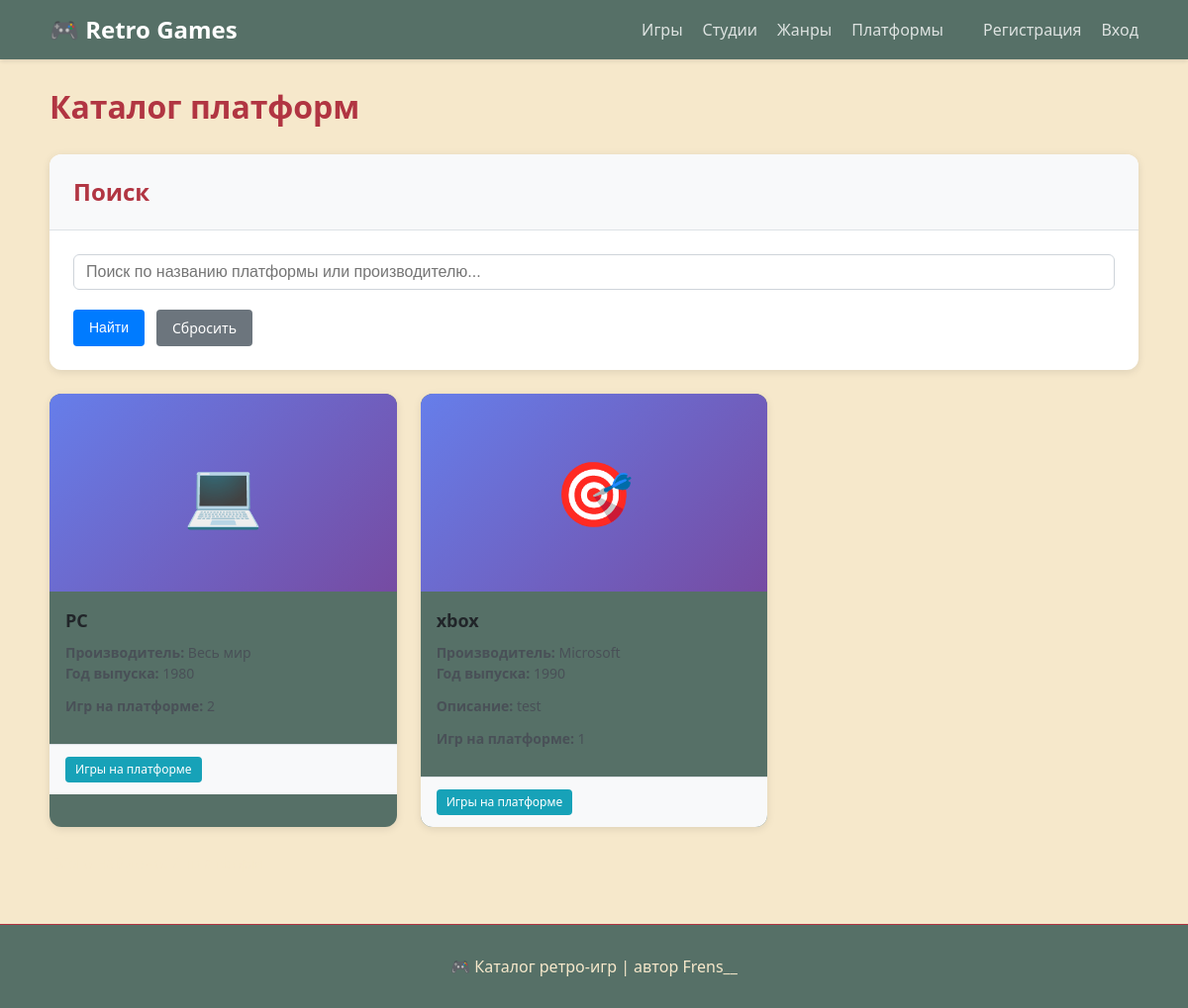
Screenshot of /platforms/ with the database file from the repository.
### games/models.py (models this page shows, shortened)
class Platform(models.Model):
    name = models.CharField(
        max_length=100,
        verbose_name="Название платформы",
        unique=True
    )
    manufacturer = models.CharField(
        max_length=150,
        verbose_name="Производитель",
        blank=True
    )
    release_year = models.IntegerField(
        verbose_name="Год выпуска платформы",
        null=True,
        blank=True,
        validators=[
            MinValueValidator(1970),
            MaxValueValidator(datetime.now().year)
        ]
    )
    description = models.TextField(
        verbose_name="Описание платформы",
        blank=True
    )
    class Meta:
        verbose_name = "Платформа"
        verbose_name_plural = "Платформы"
        ordering = ['name']

### games/views.py (the view)
# urls.py: path('platforms/', views.platform_list, name='platform_list'),
def platform_list(request):
    platforms = Platform.objects.prefetch_related('games').all()
    query = request.GET.get('q')
    if query:
        platforms = platforms.filter(
            Q(name__icontains=query) |
            Q(manufacturer__icontains=query)
        )
    return render(request, 'games/platform_list.html', {'platforms': platforms})

### games/templates/games/platform_list.html (shortened to what this page needs)
{% extends 'games/base.html' %}
{% block content %}
<h1>Каталог платформ</h1>
<div class="form-card">
    <div class="form-card-header">
        <h3>Поиск</h3>
    </div>
    <div class="form-card-body">
        <form method="get">
            <div class="form-group">
                <input type="text" name="q" class="form-control"
                 placeholder="Поиск по названию платформы или производителю..."
                 value="{{ request.GET.q }}">
            </div>
            <div class="form-actions" style="margin-top: 0; border-top: none; padding-top: 0;">
                <button type="submit" class="btn btn-primary">Найти</button>
                <a href="{% url 'games:platform_list' %}" class="btn btn-secondary">Сбросить</a>
            </div>
        </form>
    </div>
</div>
<div class="games-grid">
    {% for platform in platforms %}
        <div class="game-card">
            <div class="game-card-image" style="background: linear-gradient(135deg, #667eea 0%, #764ba2 100%); display: flex; align-items: center; justify-content: center;">
                <span style="font-size: 64px;">
                    {% if 'playstation' in platform.name|lower %}
                        🎮
                    {% elif 'xbox' in platform.name|lower %}
                        🎯
                    {% elif 'nintendo' in platform.name|lower %}
                        ⭐
                    {% elif 'pc' in platform.name|lower or 'windows' in platform.name|lower %}
                        💻
                    {% elif 'sega' in platform.name|lower %}
                        🦔
                    {% else %}
                        🕹️
                    {% endif %}
                </span>
            </div>
            <div class="game-card-body">
                <h5 class="game-card-title">{{ platform.name }}</h5>
                <p class="game-card-text">
                    <strong>Производитель:</strong> {{ platform.manufacturer|default:"Не указан" }}<br>
                    <strong>Год выпуска:</strong> {{ platform.release_year|default:"Не указан" }}<br>
                </p>
                {% if platform.description %}
                    <p class="game-card-text">
                        <strong>Описание:</strong> {{ platform.description|truncatechars:100 }}
                    </p>
                {% endif %}
                <p class="game-card-text">
                    <strong>Игр на платформе:</strong> {{ platform.games.count }}
                </p>
            </div>
            <div class="game-card-footer">
                <a href="{% url 'games:game_list' %}?platform={{ platform.id }}" class="btn btn-info btn-sm">Игры на платформе</a>
            </div>
        </div>
    {% empty %}
        <div class="alert alert-info">Платформы не найдены</div>
    {% endfor %}
</div>
<p class="text-muted">Всего найдено: {{ platforms|length }} платформ</p>
{% endblock %}

### static/css/base.css (style rules this page uses)
:root { --phone_window: #F6E8CB; --card_element: #567067; --white_blue: #c5dfdf; --yellow: #F6E8CB; --pulrple: #a71666; --orandge: #ec6a52; --pastel_orange: #f3b7ad; --error: #b13542; }
* { margin: 0; padding: 0; box-sizing: border-box; }
body { font-family: "Segoe UI", Roboto, "Helvetica Neue", Arial, sans-serif; font-size: 16px; line-height: 1.5; color: #212529; background-color: var(--phone_window); }
.text-muted { color: var(--yellow); }
h1 { font-size: 32px; margin-bottom: 24px; margin-top: 24px; color: var(--error); }
h3 { font-size: 24px; margin-bottom: 16px; color: var(--error); }

### static/css/buttons.css (style rules this page uses)
.btn { display: inline-block; font-weight: 500; text-align: center; text-decoration: none; cursor: pointer; border: none; border-radius: 4px; transition: all 0.2s ease; line-height: 1.5; }
.btn { padding: 8px 16px; font-size: 14px; }
.btn-sm { padding: 4px 10px; font-size: 12px; }
.btn-primary { background-color: #007bff; color: white; }
.btn-secondary { background-color: #6c757d; color: white; }
.btn-info { background-color: #17a2b8; color: white; }

### static/css/cards.css (style rules this page uses)
:root { --phone_window: #F6E8CB; --card_element: #567067; --white_blue: #c5dfdf; --yellow: #F6E8CB; --pulrple: #a71666; --orandge: #ec6a52; --pastel_orange: #f3b7ad; --error: #b13542; }
.games-grid { display: flex; flex-wrap: wrap; gap: 24px; margin: 24px 0; }
.game-card { width: calc(33.333% - 16px); background: var(--card_element); border-radius: 12px; box-shadow: 0 2px 8px rgba(0,0,0,0.1); transition: transform 0.2s, box-shadow 0.2s; overflow: hidden; }
.game-card-image { width: 100%; height: 200px; object-fit: cover; background-color: #f8f9fa; }
.game-card-body { padding: 16px; background: var(--card_element); }
.game-card-title { font-size: 18px; font-weight: bold; margin: 0 0 8px 0; color: #212529; }
.game-card-text { font-size: 14px; line-height: 1.5; margin: 0 0 12px 0; color: #495057; }
.game-card-footer { padding: 12px 16px; background-color: #f8f9fa; border-top: 1px solid #dee2e6; display: flex; gap: 8px; }
.form-card { background: white; border-radius: 12px; box-shadow: 0 2px 8px rgba(0,0,0,0.1); overflow: hidden; margin-bottom: 24px; }
.form-card-header { padding: 20px 24px; background-color: #f8f9fa; border-bottom: 1px solid #dee2e6; }
.form-card-header h3 { margin: 0; }
.form-card-body { padding: 24px; }

### static/css/forms.css (style rules this page uses)
.form-group { margin-bottom: 20px; }
.form-control { width: 100%; padding: 8px 12px; border: 1px solid #ced4da; border-radius: 6px; font-size: 16px; transition: border-color 0.15s, box-shadow 0.15s; }
.form-actions { display: flex; gap: 12px; margin-top: 24px; padding-top: 16px; border-top: 1px solid #dee2e6; }

### rows the page displays
Platform: name "PC", manufacturer "Весь мир", release_year "1980", games.count "2"
Platform: name "xbox", manufacturer "Microsoft", release_year "1990", description "test", games.count "1"
